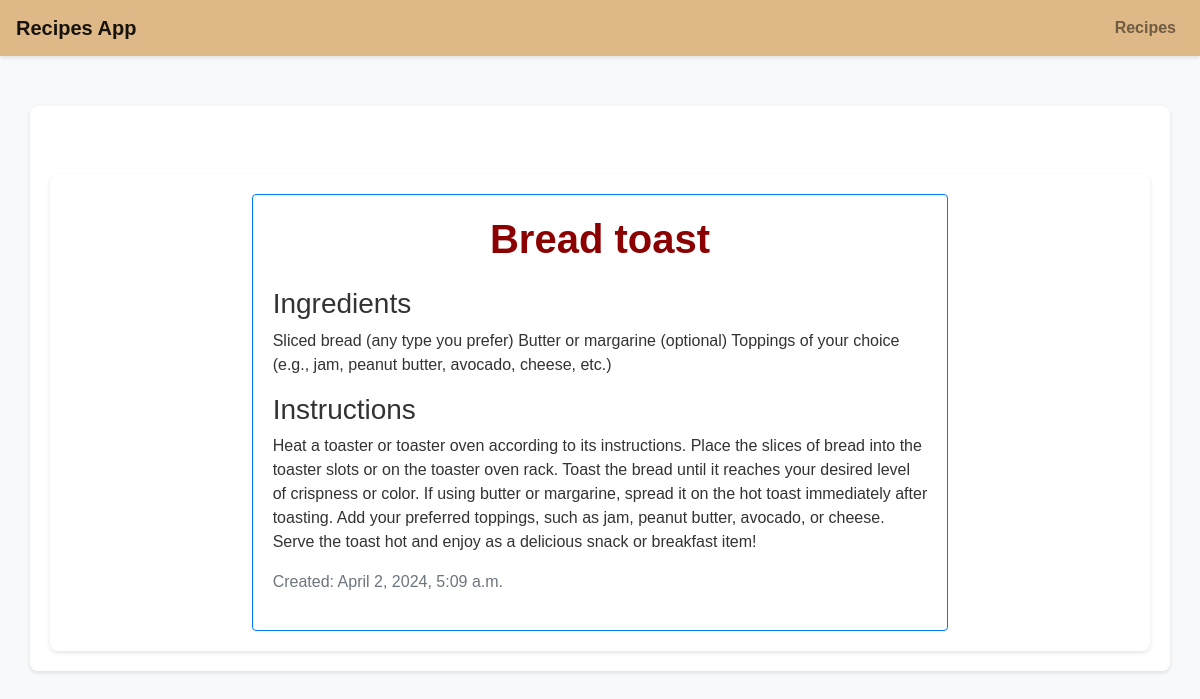
Screenshot of /recipe/recipe-two/ with the database file from the repository.
### recipesapp/models.py (models this page shows)
class Recipe(models.Model):
    name = models.CharField(max_length=225, blank=False, null=False)
    ingredients = models.TextField(blank=False, null=False)
    instructions = models.TextField(blank=False, null=False)
    date_created = models.DateTimeField(auto_now=True)
    slug = models.SlugField(null = True, blank=True, unique=True)

### recipesapp/views.py (the view)
# urls.py: path('recipe/<slug:recipe_slug>/', recipe_detail, name='recipe_detail'),
def recipe_detail(request, recipe_slug):
    recipe = get_object_or_404(Recipe, slug=recipe_slug)
    return render(request, 'recipe_detail.html', {'recipe': recipe})

### template/recipe_detail.html
{% extends 'base.html' %}
{% block content %}
<div class="container mt-5">
    <div class="row justify-content-center">
        <div class="col-lg-8">
            <div class="card border-primary">
                <div class="card-body">
                    <h1 class="card-title mb-4 text-center" style="color: darkred; font-weight: bold;">{{ recipe.name }}</h1>
                    <div class="card-text">
                        <h3>Ingredients</h3>
                        <p>{{ recipe.ingredients }}</p>
                        <h3>Instructions</h3>
                        <p>{{ recipe.instructions }}</p>
                        <p class="text-muted">Created: {{ recipe.date_created }}</p>
                    </div>
                </div>
            </div>
        </div>
    </div>
</div>
{% endblock %}

### template/base.html (style rules this page uses)
body { background-color: #f8f9fa; font-family: 'Arial', sans-serif; color: #333; }
.container { margin-top: 50px; background-color: #fff; border-radius: 8px; box-shadow: 0 2px 4px rgba(0,0,0,0.1); padding: 20px; }

### rows the page displays
Recipe: name "Bread toast", ingredients "Sliced bread (any type you prefer) Butter or margarine (optional) Toppings of your choice (e.g., jam, peanut butter, avocado, cheese, etc.)", instructions "Heat a toaster or toaster oven according to its instructions. Place the slices of bread into the toaster slots or on the toaster oven rack. Toast the bread until it reaches your desired level of crispness or color. If using butter or margarine, spread it on the hot toast immediately after toasting. Add your preferred toppings, such as jam, peanut butter, avocado, or cheese. Serve the toast hot and enjoy as a delicious snack or breakfast item!", date_created "April 2, 2024, 5:09 a.m."
